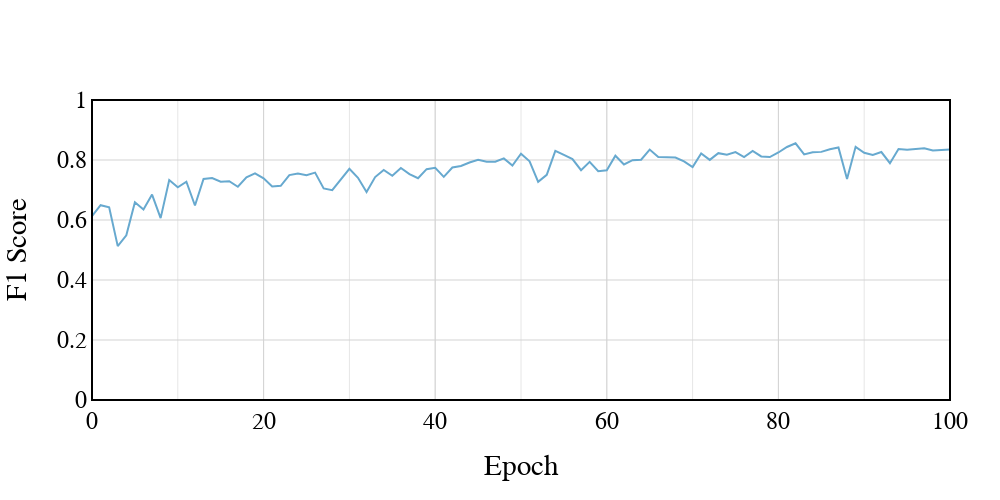

Source (notebook cell):
### Code cell
# Change renderer according to your IDE
plot_logs(
    binary_val_f1,
    metric_col="Value",
    renderer="jupyterlab",
    width=1000,
    height=500,
    yaxis=dict(
        title="F1 Score",
        title_standoff=25,
        range=[0, 1],
        dtick=0.2,
        showgrid=True,
        gridcolor="#D3D3D3"
    )
)

### Figure 1 — Plotly figure (JSON) as saved in the notebook; plotly's stock layout.template omitted (floating-point values rounded to 4 significant figures)
{"data": [{"line": {"color": "#67a9cf"}, "mode": "lines", "type": "scatter", "x": [0, 1, 2, 3, 4, 5, 6, 7, 8, 9, 10, 11, 12, 13, 14, 15, 16, 17, 18, 19, 20, 21, 22, 23, 24, 25, 26, 27, 28, 29, 30, 31, 32, 33, 34, 35, 36, 37, 38, 39, 40, 41, 42, 43, 44, 45, 46, 47, 48, 49, 50, 51, 52, 53, 54, 55, 56, 57, 58, 59, 60, 61, 62, 63, 64, 65, 66, 67, 68, 69, 70, 71, 72, 73, 74, 75, 76, 77, 78, 79, 80, 81, 82, 83, 84, 85, 86, 87, 88, 89, 90, 91, 92, 93, 94, 95, 96, 97, 98, 99, 100], "y": [0.6129, 0.6494, 0.6424, 0.5128, 0.5488, 0.6592, 0.6347, 0.6846, 0.6063, 0.7334, 0.7088, 0.7275, 0.6483, 0.7367, 0.7399, 0.7276, 0.7293, 0.7109, 0.7424, 0.7556, 0.7389, 0.7116, 0.714, 0.7497, 0.7553, 0.7496, 0.758, 0.7054, 0.6994, 0.736, 0.7708, 0.7407, 0.693, 0.743, 0.767, 0.7474, 0.7733, 0.7528, 0.7391, 0.7694, 0.7742, 0.7439, 0.7751, 0.78, 0.7916, 0.8005, 0.7946, 0.7941, 0.8054, 0.7817, 0.8208, 0.7957, 0.7272, 0.7506, 0.8304, 0.8168, 0.8031, 0.7662, 0.7937, 0.7627, 0.7655, 0.8142, 0.7852, 0.7994, 0.8009, 0.8347, 0.81, 0.8091, 0.8081, 0.7951, 0.7762, 0.8217, 0.8004, 0.8227, 0.8174, 0.8264, 0.8096, 0.8303, 0.8118, 0.8097, 0.825, 0.8433, 0.8556, 0.8185, 0.8259, 0.8271, 0.836, 0.8419, 0.7366, 0.8438, 0.8242, 0.8169, 0.8266, 0.7893, 0.8366, 0.834, 0.8365, 0.8393, 0.8318, 0.8334, 0.8351]}], "layout": {"autosize": false, "font": {"color": "black", "family": "Arial, sans-serif", "size": 24}, "height": 500, "margin": {"b": 100, "l": 50, "pad": 4, "r": 50, "t": 100}, "plot_bgcolor": "white", "shapes": [{"line": {"color": "black", "width": 2}, "type": "rect", "x0": 0, "x1": 1, "xref": "paper", "y0": 0, "y1": 1, "yref": "paper"}], "showlegend": false, "width": 1000, "xaxis": {"autorange": true, "gridcolor": "#D3D3D3", "minor": {"dtick": 10, "gridcolor": "#E6E6E6", "gridwidth": 1, "tick0": 0, "tickmode": "linear"}, "range": [0, 100], "showgrid": true, "tickmode": "array", "tickvals": [0, 20, 40, 60, 80, 100], "title": {"standoff": 25, "text": "Epoch"}, "type": "linear"}, "yaxis": {"dtick": 0.2, "gridcolor": "#D3D3D3", "range": [0, 1], "showgrid": true, "title": {"standoff": 25, "text": "F1 Score"}, "type": "linear"}}}
